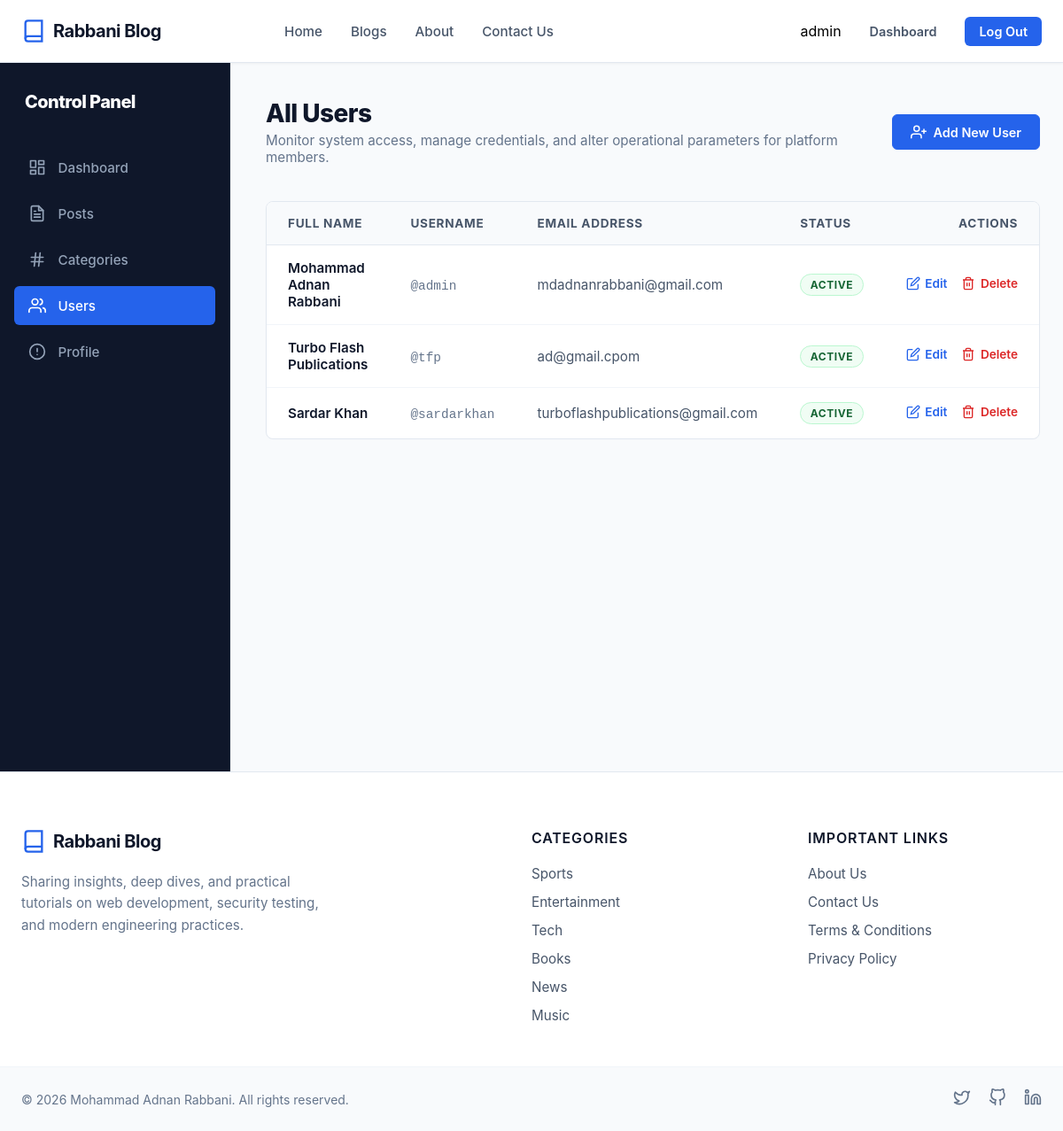
The app's page /account/manage_users (signed in) with its own data.
### home/models.py (models this page shows, shortened)
class Category(models.Model):
    category_name = models.CharField(max_length=200)
    slug = models.SlugField(max_length=200, default='cat')
    created_at = models.DateTimeField(auto_now_add=True)
    updated_at = models.DateTimeField(auto_now=True)

### account/views.py (the view)
# urls.py: path('manage_users', views.manage_users, name='manage_users'),
@login_required(login_url='login_user')
@permission_required('auth.view_user', raise_exception=True)
def manage_users(request):
    users = User.objects.all()
    return render(request,'Pages/manage_users.html', {'users': users})

### home/context_processors.py (called while the page is built)
def categories(request):
    return {
        'categories': Category.objects.all()
    }

### templates/Pages/manage_users.html (shortened to what this page needs)
{% extends 'Pages/base.html' %}
{% load static %}
{% block content %}
<!doctype html>
<html lang="en">
<head>
    <link rel="stylesheet" href="{% static 'CSS/manage_users.css' %}">
</head>
<body>
<div class="dashboard-wrapper">
    {% include 'Widgets/sidebar.html' %}
    {% if perms.user.can_view_user %}
    <main class="dash-main-content">
        <header class="dash-content-header dashboard-action-header">
            <div class="welcome-msg">
                <h1>All Users</h1>
                <p>Monitor system access, manage credentials, and alter operational parameters for platform members.</p>
            </div>
            <a href="{% url 'add_new_user' %}" class="dash-btn-primary">
                Add New User
            </a>
        </header>
        <section class="table-card">
            <div class="table-responsive">
                <table class="dash-data-table">
                    <thead>
                    <tr>
                        <th scope="col">Full Name</th>
                        <th scope="col">Username</th>
                        <th scope="col">Email Address</th>
                        <th scope="col" class="th-status">Status</th>
                        <th scope="col" class="th-actions">Actions</th>
                    </tr>
                    </thead>
                    <tbody>
                    {% for user in users %}
                    <tr>
                        <td class="td-user-name">
                            {{ user.first_name }} {{ user.last_name }}
                        </td>
                        <td class="td-user-username">
                            <span class="user-handle-badge">@{{ user.username }}</span>
                        </td>
                        <td class="td-user-email">
                            <a href="mailto:{{ user.email }}" class="table-email-link">{{ user.email }}</a>
                        </td>
                        <td class="td-user-status">
                            {% if user.is_active %}
                            <span class="status-badge status-active">Active</span>
                            {% else %}
                            <span class="status-badge status-inactive">Deactivated</span>
                            {% endif %}
                        </td>
                        <td class="td-actions">
                            <div class="actions-group-wrapper">
                                <a href="{% url 'edit_user' user.id %}" class="action-btn btn-edit" title="Edit User Operational Parameters">
                                    <svg width="16" height="16" viewBox="0 0 24 24" fill="none" stroke="currentColor" stroke-width="2"><path d="M11 4H4a2 2 0 0 0-2 2v14a2 2 0 0 0 2 2h14a2 2 0 0 0 2-2v-7"></path><path d="M18.5 2.5a2.121 2.121 0 0 1 3 3L12 15l-4 1 1-4 9.5-9.5z"></path></svg>
                                    Edit
                                </a>
                                <a href="{% url 'delete_user' user.id %}" class="action-btn btn-delete" title="Revoke User Space Privileges">
                                    Delete
                                </a>
                            </div>
                        </td>
                    </tr>
                    {% endfor %}
                    </tbody>
                </table>
            </div>
        </section>
    </main>
    {% else %}
    <H3>Permission Denied</H3>
    {% endif %}
</div>
</body>
</html>
{% endblock content %}

### templates/Pages/base.html (shortened to what this page needs)
{% load static %}
<!DOCTYPE html>
<html lang="en">
<head>
    <link rel="stylesheet" href="{% static 'CSS/base.css' %}">
</head>
<body>
    <header class="blog-header">
        <div class="header-container">
            <a href="#" class="brand">
                <svg class="logo" viewBox="0 0 24 24" fill="none" stroke="currentColor" stroke-width="2">
                    <path d="M4 19.5A2.5 2.5 0 0 1 6.5 17H20"></path>
                    <path d="M6.5 2H20v20H6.5A2.5 2.5 0 0 1 4 19.5v-15A2.5 2.5 0 0 1 6.5 2z"></path>
                </svg>
                <span class="site-name">Rabbani Blog</span>
            </a>
            <nav class="nav-menu">
                <ul class="nav-links">
                    <li><a href="{% url 'home' %}" class="nav-item {% if '/' == request.path %} active {% endif %}">Home</a></li>
                    <li><a href="{% url 'all_blogs' %}" class="nav-item {% if '/all_blogs' in request.path %} active {% endif %}">Blogs</a></li>
                    <li><a href="{% url 'about' %}" class="nav-item {% if '/about' in request.path %} active {% endif %}">About</a></li>
                    <li><a href="{% url 'contact' %}" class="nav-item {% if '/contact' in request.path %} active {% endif %}">Contact Us</a></li>
                </ul>
            </nav>
            <p>{% if user.is_authenticated %}</p>
            <div class="auth-actions">
            {{user.username}}
                 <a href="{% url 'dashboard' %}" class="btn btn-login">Dashboard</a>
            <a class="btn btn-signup" href="{% url 'logout' %}">Log Out</a>
            </div>
            {%  else %}
            <div class="auth-actions">
                <a href="{% url 'login_user' %}" class="btn btn-login">Log In</a>
                <a href="{% url 'register' %}" class="btn btn-signup">Sign Up</a>
            </div>
            {%  endif %}
        </div>
    </header>
{% block content %}
{% endblock content%}
<footer class="blog-footer">
    <div class="footer-container">
        <div class="footer-column brand-column">
            <a href="#" class="brand">
                <svg class="logo" viewBox="0 0 24 24" fill="none" stroke="currentColor" stroke-width="2">
                    <path d="M4 19.5A2.5 2.5 0 0 1 6.5 17H20"></path>
                    <path d="M6.5 2H20v20H6.5A2.5 2.5 0 0 1 4 19.5v-15A2.5 2.5 0 0 1 6.5 2z"></path>
                </svg>
                <span class="site-name">Rabbani Blog</span>
            </a>
            <p class="footer-desc">
                Sharing insights, deep dives, and practical tutorials on web development, security testing, and modern engineering practices.
            </p>
        </div>
        <div class="footer-column">
            <h3 class="footer-heading">Categories</h3>
            <ul class="footer-links">
                {% for category in categories %}
                <li><a href="{% url 'category_wise_view' category.slug %}">{{ category.category_name }}</a></li>
                {% endfor %}
            </ul>
        </div>
        <div class="footer-column">
            <h3 class="footer-heading">Important Links</h3>
            <ul class="footer-links">
                <li><a href="#">About Us</a></li>
                <li><a href="#">Contact Us</a></li>
                <li><a href="#">Terms & Conditions</a></li>
                <li><a href="#">Privacy Policy</a></li>
            </ul>
        </div>
    </div>
    <div class="footer-bottom">
        <div class="footer-bottom-container">
            <p class="copyright">&copy; 2026 Mohammad Adnan Rabbani. All rights reserved.</p>
            <div class="social-icons">
                <a href="#" class="social-link" aria-label="Twitter">
                    <svg viewBox="0 0 24 24" fill="none" stroke="currentColor" stroke-width="2" stroke-linecap="round" stroke-linejoin="round"><path d="M22 4s-.7 2.1-2 3.4c1.6 10-9.4 17.3-18 11.6 2.2.1 4.4-.6 6-2C3 15.5.5 9.6 3 5c2.2 2.6 5.6 4.1 9 4-.9-4.2 4-6.6 7-3.8 1.1 0 3-1.2 3-1.2z"></path></svg>
                </a>
                <a href="#" class="social-link" aria-label="GitHub">
                </a>
                <a href="#" class="social-link" aria-label="LinkedIn">
                    <svg viewBox="0 0 24 24" fill="none" stroke="currentColor" stroke-width="2" stroke-linecap="round" stroke-linejoin="round"><path d="M16 8a6 6 0 0 1 6 6v7h-4v-7a2 2 0 0 0-2-2 2 2 0 0 0-2 2v7h-4v-7a6 6 0 0 1 6-6z"></path><rect x="2" y="9" width="4" height="12"></rect><circle cx="4" cy="4" r="2"></circle></svg>
                </a>
            </div>
        </div>
    </div>
</footer>
</body>
</html>

### static/CSS/base.css (style rules this page uses)
* { margin: 0; padding: 0; box-sizing: border-box; font-family: -apple-system, BlinkMacSystemFont, "Segoe UI", Roboto, Helvetica, Arial, sans-serif; }
body { background-color: #f8fafc; }
.blog-header { background-color: #ffffff; border-bottom: 1px solid #e2e8f0; position: sticky; top: 0; z-index: 1000; box-shadow: 0 1px 3px rgba(0, 0, 0, 0.05); }
.header-container { max-width: 1200px; margin: 0 auto; padding: 0 1.5rem; height: 70px; display: flex; align-items: center; justify-content: space-between; }
.brand { display: flex; align-items: center; gap: 0.5rem; text-decoration: none; color: #0f172a; }
.logo { width: 28px; height: 28px; color: #2563eb; }
.site-name { font-size: 1.25rem; font-weight: 700; letter-spacing: -0.025em; }
.nav-menu { display: flex; align-items: center; }
.nav-links { display: flex; list-style: none; gap: 2rem; }
.nav-item { text-decoration: none; color: #475569; font-size: 0.95rem; font-weight: 500; transition: color 0.2s ease; }
.auth-actions { display: flex; align-items: center; gap: 1rem; }
.btn { text-decoration: none; font-size: 0.9rem; font-weight: 600; padding: 0.5rem 1rem; border-radius: 0.375rem; transition: all 0.2s ease; }
.btn-login { color: #475569; }
.btn-signup { background-color: #2563eb; color: #ffffff; }
.blog-footer { background-color: #ffffff; border-top: 1px solid #e2e8f0; margin-top: auto; color: #475569; }
.footer-container { max-width: 1200px; margin: 0 auto; padding: 4rem 1.5rem 3rem 1.5rem; display: grid; grid-template-columns: 2fr 1fr 1fr; gap: 3rem; }
.footer-column { display: flex; flex-direction: column; gap: 1.25rem; }
.brand-column { max-width: 360px; }
.footer-desc { font-size: 0.95rem; line-height: 1.6; color: #64748b; }
.footer-heading { font-size: 1rem; font-weight: 600; color: #0f172a; letter-spacing: 0.05em; text-transform: uppercase; }
.footer-links { list-style: none; display: flex; flex-direction: column; gap: 0.75rem; }
.footer-links a { text-decoration: none; color: #475569; font-size: 0.95rem; transition: color 0.2s ease; }
.footer-bottom { border-top: 1px solid #f1f5f9; background-color: #f8fafc; }
.footer-bottom-container { max-width: 1200px; margin: 0 auto; padding: 1.5rem 1.5rem; display: flex; align-items: center; justify-content: space-between; }
.copyright { font-size: 0.875rem; color: #64748b; }
.social-icons { display: flex; gap: 1.25rem; }
.social-link { color: #64748b; transition: color 0.2s ease; }
.social-link svg { width: 20px; height: 20px; }

### static/CSS/sidebar.css (style rules this page uses)
.dashboard-wrapper { display: grid; grid-template-columns: 260px 1fr; min-height: 100vh; background-color: #f8fafc; }
.dash-main-content { padding: 2.5rem; display: flex; flex-direction: column; gap: 2.5rem; }
.dash-content-header h1 { font-size: 1.75rem; font-weight: 800; color: #0f172a; letter-spacing: -0.02em; margin-bottom: 0.25rem; }
.dash-content-header p { font-size: 0.95rem; color: #64748b; }

### records on screen
Category: category_name "Sports"
Category: category_name "Entertainment"
Category: category_name "Tech"
Category: category_name "Books"
Category: category_name "News"
Category: category_name "Music"

### other values on screen
{{ user.username }} "admin"
{{ user.first_name }} "Mohammad Adnan"
{{ user.last_name }} "Rabbani"
{{ user.email }} "mdadnanrabbani@gmail.com"
{{ user.first_name }} "Turbo Flash Publications"
{{ user.username }} "tfp"
{{ user.email }} "ad@gmail.cpom"
{{ user.first_name }} "Sardar"
{{ user.last_name }} "Khan"
{{ user.username }} "sardarkhan"
{{ user.email }} "turboflashpublications@gmail.com"
